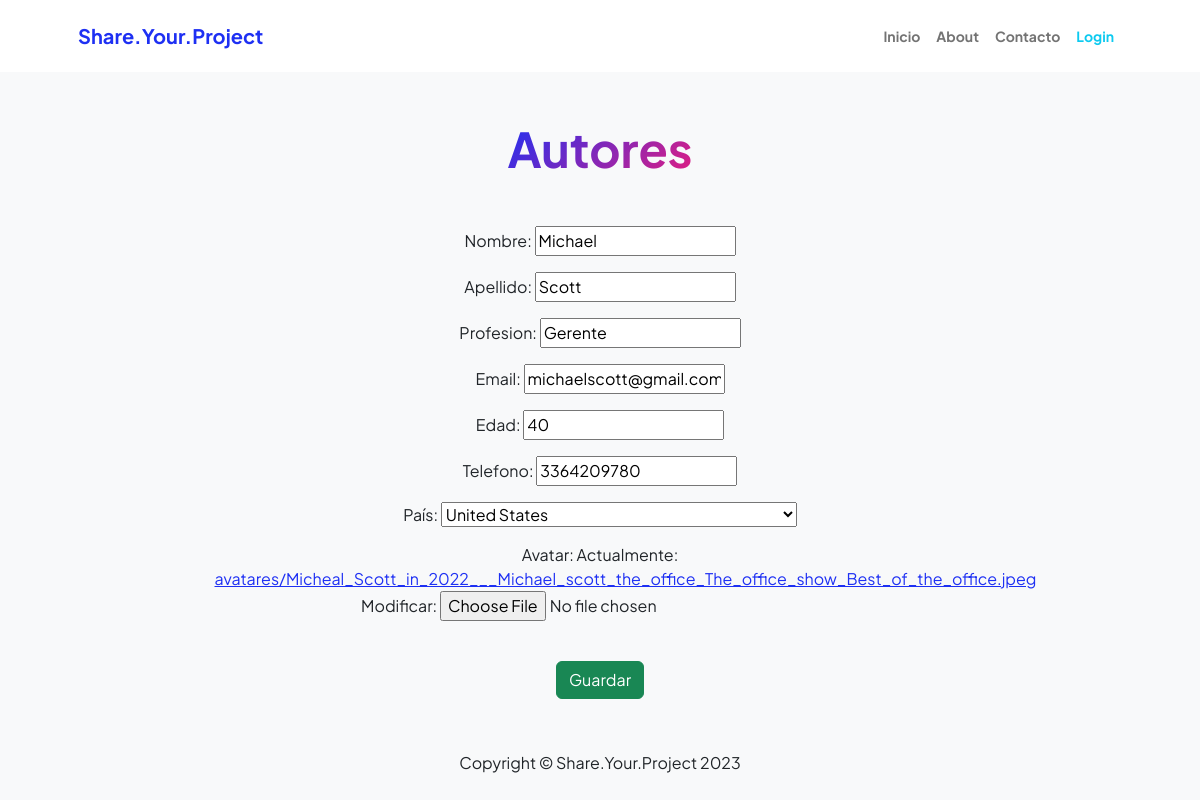
The app's page /autor/modificar/1/ with its own data.
### apps/autores/models.py (models this page shows, shortened)
class Autor(models.Model):
    nombre = models.CharField(max_length=50)
    apellido = models.CharField(max_length=50)
    profesion = models.CharField(max_length=100, null=True)
    email = models.EmailField(max_length=100)
    edad = models.PositiveIntegerField(null=True)
    telefono = models.PositiveIntegerField(null=True)
    pais = CountryField(verbose_name="país", null=True)
    avatar = models.ImageField(upload_to="avatares", null=True)
    class Meta:
        verbose_name = "Autores"
        verbose_name_plural = "Autores"

### apps/autores/views.py (the view, shortened to what this page needs)
def modificar_autor(request, id):
    autor = get_object_or_404(models.Autor, id=id)
    data = {
        'form': forms.AutorForm(instance=autor)
    }
    return render(request, "autores/autor_modificar.html", data)

### apps/autores/forms.py
class AutorForm(forms.ModelForm):
    class Meta:
        model = models.Autor
        fields = "__all__"

### apps/autores/templates/autores/autor_modificar.html (shortened to what this page needs)
{% extends 'proyectos/base.html' %}
{% block CONTENIDO %}
    <div class="text-center text-xxl-start">
        <h1 class="display-5 fw-bolder mb-5"><span class="text-gradient d-inline">Autores</span></h1>
    </div>
    <div class="text-center">
        <form method="post">
            {{ form.as_p}}
            <br>
            <div class="d-grid gap-3  d-sm-flex justify-content-sm-center justify-content-xxl-start mb-3 ">
                <button type="submit" class="btn btn-success">Guardar</button>
            </div>
        </form>
    </div>
{% endblock CONTENIDO %}

### records on screen
Autor: nombre "Michael", apellido "Scott", profesion "Gerente", email "michaelscott@gmail.com", edad "40", telefono "3364209780", pais "United States"
